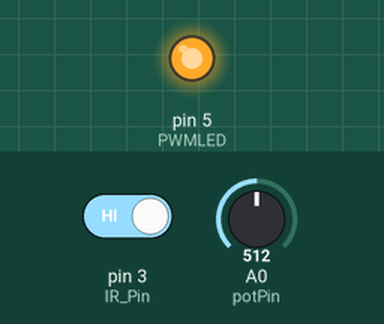
The sketch below on a simulated Arduino Uno, built with avr-gcc and run on an emulated ATmega328P. Shown: output pins drawn as LEDs (lit = HIGH). Inputs (shaded band) come from the test bench; at power-on: pin 3 (IR_Pin) HIGH, A0 (potPin) = 512. What the sketch prints to the serial monitor is not drawn.

Above: at 2.8 s.
2.9 s: pin 3 (IR_Pin) driven LOW
Timing chart, 0 to 7.5 s (numbered marks = the images above; inputs shaded):
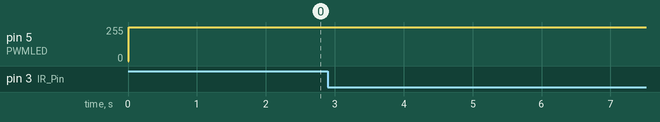

The sketch:

IR_MotorSpeed.ino
```cpp
/*
 IR_MotorSpeed.pde miketranch comcast.net V0.4 Feb 8, 2013
 10K pot sets desired speed.
 IR detector measures fan speed, adjusts PWM voltage to regulate speed
 Arduino UNO pins used:
   D3  IR detector, interrupt 1
   D5  PWM output drives motor
   A0  10K pot
*/

const int potPin = 0;    // 10K pot 5V to ground, wiper to pin A0
const int PWMLED = 5;    // PWM output to transistor to motor
const int IR_Pin = 3;    // Hall Sensor Output on Pin 3
const int IR_Int = 1;    // Int #1 on Pin 3
volatile int count = 0;  // count interrupts from IR Sensor

void setup()
{
  pinMode(IR_Pin, INPUT_PULLUP);          // open collector IR detector
  Serial.begin(9600);
  Serial.println("\n\nInfrared Fan Motor Speed Control");
}

void loop() {
  // static variables "remember" their values each time loop() executes
  static int PWMval;             // motor speed and LED brightness

  // regular variables are initialized each time loop() executes
  int potVal = analogRead(potPin);              // read the voltage on the pot
  int SetSpeed = map(potVal, 0, 1023, 50, 400); // map to desired speed range

  if (count == 0) {                   // motor stopped, kick start it
    PWMval = 254;                     // full voltage and power
    Serial.println("Full Power Start");
  } else {    // adjust speed
    float delta = (SetSpeed - count); // speed error
    if (delta > 0 )                   // too slow, increase voltage
      PWMval = PWMval + sqrt(delta);  // by square root of speed error
    else                              // too fast, decrease voltage
      PWMval = PWMval - sqrt(-delta); // by square root of speed error
  }

  PWMval = constrain(PWMval, 0, 255); // in any event PWM must be 0 to 255

  Serial.print("Set speed: "); Serial.print(SetSpeed);
  Serial.print(" PWM: ");      Serial.print(PWMval);

  analogWrite(PWMLED, PWMval);  // set the motor voltage level
  delay(1000);                  // give motor time to settle to new speed

  count = 0;
  attachInterrupt(IR_Int, IR_ISR, CHANGE); // count each fan blade twice
  delay(1000);                             // measure for 1 second
  detachInterrupt(IR_Int);                 // disable interrupt

  Serial.print(" Speed: "); Serial.println(count);
}

void IR_ISR() {
  count++;
}
```

Measured:
- after the input at 2.9 s, pin 5 (PWMLED): 254/255 → 255/255 after 1.1 s, → 254/255 2.0 s later
